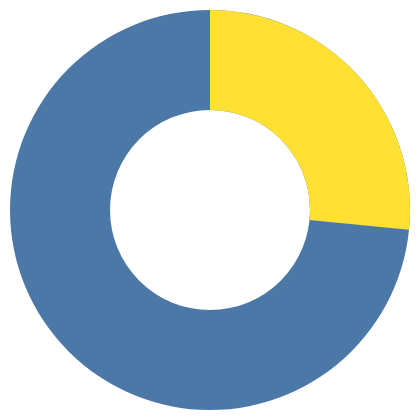

Write the Vega-Lite specification saved for this chart.
### Vega specification from a JSON file in a GitHub repository (floating-point values rounded to 4 significant figures)
{"$schema": "https://vega.github.io/schema/vega/v5.json", "description": "Murder Victim ratio: ", "background": "white", "padding": 5, "width": 200, "height": 200, "style": "cell", "encode": {"update": {"stroke": {"value": null}}}, "data": [{"name": "source_0", "values": [{"Gender": "Men", "value": 79}, {"Gender": "Women", "value": 21}]}, {"name": "data_0", "source": "source_0", "transform": [{"type": "filter", "expr": "isValid(datum[\"value\"]) && isFinite(+datum[\"value\"])"}]}], "marks": [{"name": "marks", "type": "arc", "style": ["arc"], "from": {"data": "data_0"}, "encode": {"update": {"innerRadius": {"value": 50}, "fill": [{"test": "datum['value']<79", "value": "#ffe033"}, {"value": "#4c78a8"}], "description": {"signal": "\"value: \" + (format(datum[\"value\"], \"\"))"}, "x": {"signal": "width", "mult": 0.5}, "y": {"signal": "height", "mult": 0.5}, "outerRadius": {"signal": "min(width,height)/2"}, "startAngle": {"scale": "theta", "field": "value"}, "endAngle": {"scale": "theta", "value": 0}}}}], "scales": [{"name": "theta", "type": "linear", "domain": {"data": "data_0", "field": "value"}, "range": [0, 6.283], "zero": true}], "config": {}}
